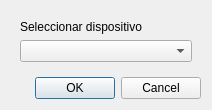
<?xml version="1.0" encoding="UTF-8"?>
<ui version="4.0">
 <class>DialogMicrofono</class>
 <widget class="QDialog" name="DialogMicrofono">
  <property name="geometry">
   <rect>
    <x>0</x>
    <y>0</y>
    <width>212</width>
    <height>86</height>
   </rect>
  </property>
  <property name="sizePolicy">
   <sizepolicy hsizetype="Fixed" vsizetype="Fixed">
    <horstretch>0</horstretch>
    <verstretch>0</verstretch>
   </sizepolicy>
  </property>
  <property name="windowTitle">
   <string>Abrir Micrófono</string>
  </property>
  <layout class="QVBoxLayout" name="verticalLayout">
   <item>
    <widget class="QWidget" name="widget" native="true">
     <property name="sizePolicy">
      <sizepolicy hsizetype="Expanding" vsizetype="Fixed">
       <horstretch>0</horstretch>
       <verstretch>0</verstretch>
      </sizepolicy>
     </property>
     <layout class="QVBoxLayout" name="verticalLayout_2">
      <item>
       <widget class="QLabel" name="LabelSeleccionarMicrofono">
        <property name="sizePolicy">
         <sizepolicy hsizetype="Preferred" vsizetype="Expanding">
          <horstretch>0</horstretch>
          <verstretch>0</verstretch>
         </sizepolicy>
        </property>
        <property name="text">
         <string>Seleccionar dispositivo</string>
        </property>
       </widget>
      </item>
      <item>
       <widget class="QComboBox" name="ComboBoxMicrofono">
        <property name="sizePolicy">
         <sizepolicy hsizetype="Expanding" vsizetype="Fixed">
          <horstretch>0</horstretch>
          <verstretch>0</verstretch>
         </sizepolicy>
        </property>
       </widget>
      </item>
     </layout>
    </widget>
   </item>
   <item>
    <widget class="QDialogButtonBox" name="ButtonBox">
     <property name="sizePolicy">
      <sizepolicy hsizetype="Expanding" vsizetype="Fixed">
       <horstretch>0</horstretch>
       <verstretch>0</verstretch>
      </sizepolicy>
     </property>
     <property name="orientation">
      <enum>Qt::Horizontal</enum>
     </property>
     <property name="standardButtons">
      <set>QDialogButtonBox::Cancel|QDialogButtonBox::Ok</set>
     </property>
    </widget>
   </item>
  </layout>
 </widget>
 <resources/>
 <connections>
  <connection>
   <sender>ButtonBox</sender>
   <signal>accepted()</signal>
   <receiver>DialogMicrofono</receiver>
   <slot>accept()</slot>
   <hints>
    <hint type="sourcelabel">
     <x>248</x>
     <y>254</y>
    </hint>
    <hint type="destinationlabel">
     <x>157</x>
     <y>274</y>
    </hint>
   </hints>
  </connection>
  <connection>
   <sender>ButtonBox</sender>
   <signal>rejected()</signal>
   <receiver>DialogMicrofono</receiver>
   <slot>reject()</slot>
   <hints>
    <hint type="sourcelabel">
     <x>316</x>
     <y>260</y>
    </hint>
    <hint type="destinationlabel">
     <x>286</x>
     <y>274</y>
    </hint>
   </hints>
  </connection>
 </connections>
</ui>
